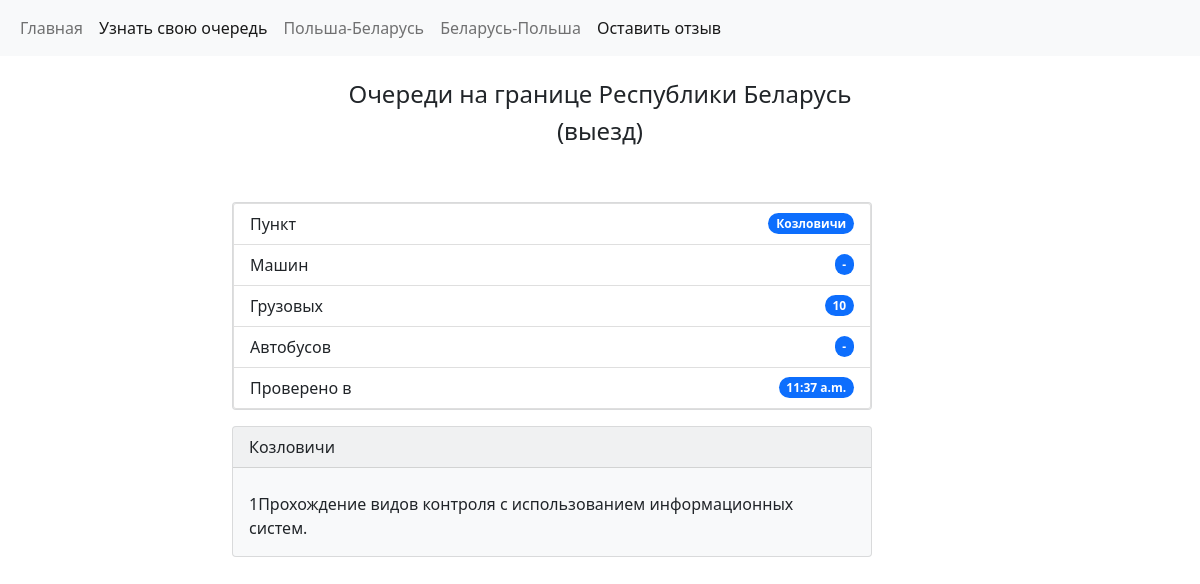
The page /kozlovichi on the database its author committed.
### website/models.py (models this page shows, shortened)
class Borders(models.Model):
    location = models.CharField(max_length=100)
    cars = models.CharField(max_length=100)
    buses = models.CharField(max_length=100)
    lorries = models.CharField(max_length=100)
    text = models.TextField(max_length=1600)
    time = models.TimeField(auto_now=True)
    created = models.DateTimeField(auto_now=True)

### website/views.py (the view)
# urls.py: path('kozlovichi', views.kozlovichi, name='kozlovichi'),
def kozlovichi(request):
    obj = Borders.objects.get(location='Козловичи')
    return render(request, 'kozlovichi.html', {'obj': obj})

### website/templates/kozlovichi.html (shortened to what this page needs)
{% extends 'base.html' %}
{% block content %}
  <div class="container">
    <div class="row">
      <div class="col-sm-2">
      </div>
      <div class="col-sm-8">
            <div class="card text-dark bg-light mb-3" style="max-width: 40rem; width: 400">
                <ul class="list-group">
                  <li class="list-group-item d-flex justify-content-between align-items-center">
                    Пункт
                    <span class="badge bg-primary rounded-pill">{{ obj.location }}</span>
                  </li>
                  <li class="list-group-item d-flex justify-content-between align-items-center">
                    Машин
                    <span class="badge bg-primary rounded-pill">{{ obj.cars }}</span>
                  </li>
                  <li class="list-group-item d-flex justify-content-between align-items-center">
                    Грузовых
                    <span class="badge bg-primary rounded-pill">{{ obj.lorries }}</span>
                  </li>
                  <li class="list-group-item d-flex justify-content-between align-items-center">
                    Автобусов
                    <span class="badge bg-primary rounded-pill">{{ obj.buses }}</span>
                  </li>
                  <li class="list-group-item d-flex justify-content-between align-items-center">
                    Проверено в
                    <span class="badge bg-primary rounded-pill">{{ obj.time }}</span>
                  </li>
                </ul>
            </div>
            <div class="card text-dark bg-light mb-3" style="max-width: 40rem;">
              <div class="card-header">{{ obj.location }}</div>
              <div class="card-body">
                <p class="card-text">{{ obj.text }}</p>
              </div>
            </div>
      </div>
      <div class="col-sm-2">
      </div>
    </div>
  </div>
{% endblock %}

### rows shown on the page
Borders: location "Козловичи", cars "-", lorries "10", buses "-", time "11:37 a.m.", text "1Прохождение видов контроля с использованием информационных систем."
